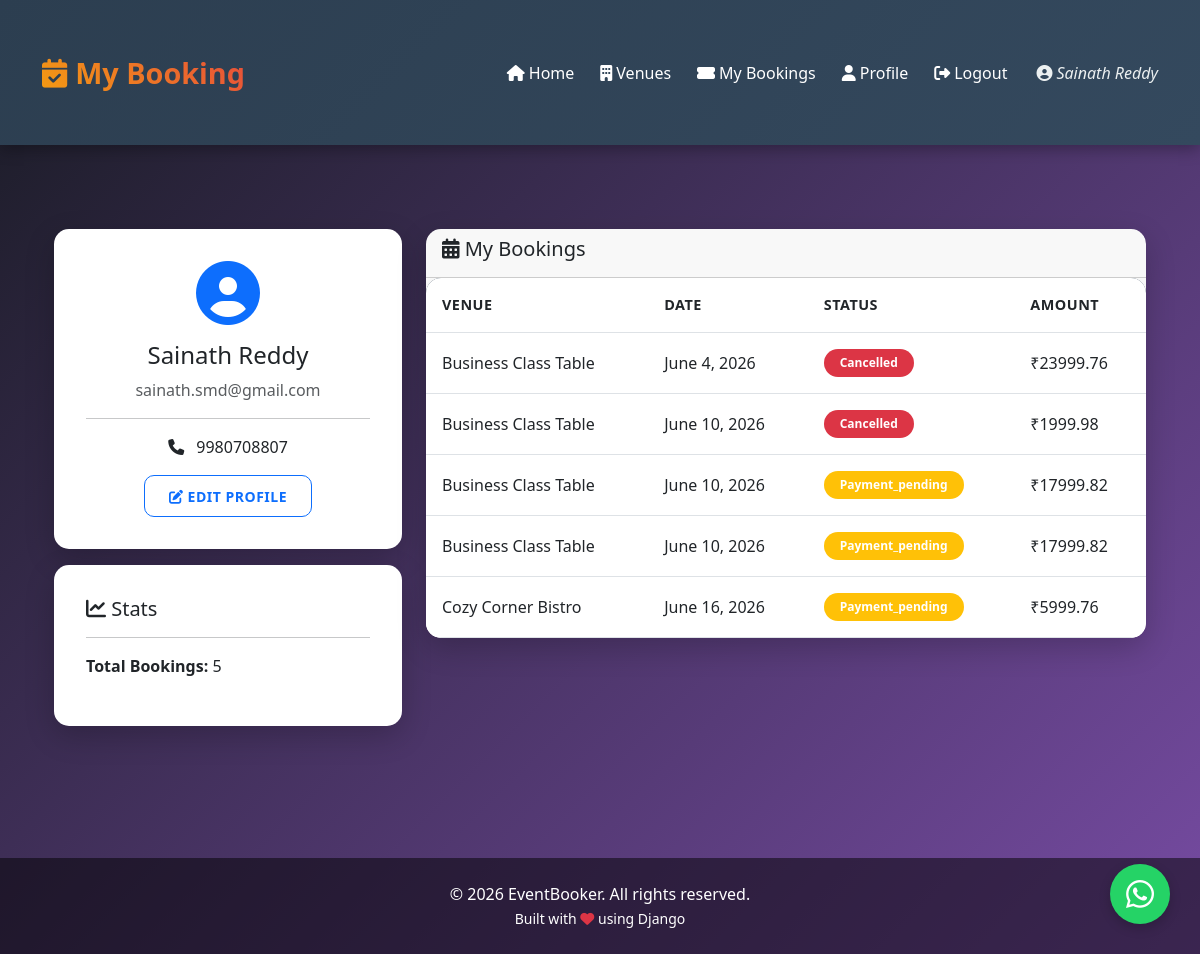
The page /user/profile/ (signed in) on the database its author committed.
### users/models.py (models this page shows, shortened)
class User(AbstractBaseUser, PermissionsMixin):
    email = models.EmailField(unique=True)
    name = models.CharField(max_length=100)
    phone = models.CharField(max_length=15, blank=True)
    is_active = models.BooleanField(default=True)
    is_staff = models.BooleanField(default=False)
    objects = CustomUserManager()
    USERNAME_FIELD = 'email'
    REQUIRED_FIELDS = ['name']

### bookings/models.py (models this page shows, shortened)
class Booking(models.Model):
    STATUS_CHOICES = [
        ('pending', 'Pending'),
        ('payment_pending', 'Payment Pending'),  # NEW STATUS
        ('paid', 'Paid'),                          # NEW STATUS
        ('confirmed', 'Confirmed'),
        ('cancelled', 'Cancelled'),
    ]
    PAYMENT_METHODS = [
        ('upi', 'UPI'),
        ('card', 'Credit/Debit Card'),
        ('netbanking', 'Net Banking'),
        ('cash', 'Cash on Delivery'),
    ]
    user = models.ForeignKey(settings.AUTH_USER_MODEL, on_delete=models.CASCADE, related_name='bookings')
    venue = models.ForeignKey(Venue, on_delete=models.CASCADE, related_name='bookings')
    event_date = models.DateField()
    start_time = models.TimeField()
    end_time = models.TimeField()
    guests = models.PositiveIntegerField()
    special_requests = models.TextField(blank=True)
    status = models.CharField(max_length=20, choices=STATUS_CHOICES, default='pending')
    payment_method = models.CharField(max_length=20, choices=PAYMENT_METHODS, blank=True, null=True)
    payment_amount = models.DecimalField(max_digits=10, decimal_places=2, default=0.00)
    payment_status = models.CharField(max_length=20, default='pending')  # pending, completed
    payment_date = models.DateTimeField(blank=True, null=True)
    transaction_id = models.CharField(max_length=100, blank=True, null=True)
    created_at = models.DateTimeField(auto_now_add=True)
    updated_at = models.DateTimeField(auto_now=True)
    class Meta:
        ordering = ['-created_at']

class Venue(models.Model):
    VENUE_TYPES = [
        ('wedding_hall', 'Wedding Hall'),
        ('fest', 'Fest'),
        ('dining_table', 'Dining Table'),
        ('vip_table', 'VIP Table'),
        ('conference_room', 'Conference Room'),
    ]
    name = models.CharField(max_length=100)
    venue_type = models.CharField(max_length=20, choices=VENUE_TYPES)
    capacity = models.PositiveIntegerField(help_text="Maximum number of guests")
    location = models.CharField(max_length=200)
    description = models.TextField(blank=True)
    price_per_hour = models.DecimalField(max_digits=8, decimal_places=2)
    image = models.ImageField(upload_to='venues/', blank=True, null=True)
    is_available = models.BooleanField(default=True)
    created_at = models.DateTimeField(auto_now_add=True)

### users/views.py (the view, shortened to what this page needs)
# urls.py: path('profile/', views.profile, name='profile'),
@login_required
def profile(request):
    user = request.user
    bookings = Booking.objects.filter(user=user).order_by('-created_at')
    context = {
        'user': user,
        'bookings': bookings,
    }
    return render(request, 'users/profile.html', context)

### templates/users/profile.html (shortened to what this page needs)
{% extends 'base.html' %}
{% load static %}
{% block content %}
<div class="container">
    <div class="row">
        <div class="col-md-4 mb-4">
            <div class="card">
                <div class="card-body text-center">
                    <i class="fas fa-user-circle fa-4x text-primary mb-3"></i>
                    <h4>{{ user.name }}</h4>
                    <p class="text-muted">{{ user.email }}</p>
                    <hr>
                    <p><i class="fas fa-phone me-2"></i> {{ user.phone|default:"Not provided" }}</p>
                    <button class="btn btn-outline-primary btn-sm" data-bs-toggle="modal" data-bs-target="#editProfileModal">
                        <i class="fas fa-edit"></i> Edit Profile
                    </button>
                </div>
            </div>
            <div class="card mt-3">
                <div class="card-body">
                    <h5><i class="fas fa-chart-line"></i> Stats</h5>
                    <hr>
                    <p><strong>Total Bookings:</strong> {{ bookings.count }}</p>
                </div>
            </div>
        </div>
        <div class="col-md-8">
            <div class="card">
                <div class="card-header">
                    <h5><i class="fas fa-calendar-alt"></i> My Bookings</h5>
                </div>
                <div class="card-body p-0">
                    {% if bookings %}
                    <div class="table-responsive">
                        <table class="table table-hover mb-0">
                            <thead>
                                <tr>
                                    <th>Venue</th>
                                    <th>Date</th>
                                    <th>Status</th>
                                    <th>Amount</th>
                                </tr>
                            </thead>
                            <tbody>
                                {% for booking in bookings|slice:":5" %}
                                <tr>
                                    <td>{{ booking.venue.name }}</td>
                                    <td>{{ booking.event_date }}</td>
                                    <td>
                                        <span class="badge bg-{% if booking.status == 'confirmed' %}success{% elif booking.status == 'cancelled' %}danger{% else %}warning{% endif %}">
                                            {{ booking.status }}
                                        </span>
                                    </td>
                                    <td>₹{{ booking.payment_amount }}</td>
                                </tr>
                                {% endfor %}
                            </tbody>
                        </table>
                    </div>
                    {% else %}
                    <div class="text-center p-4 text-muted">No bookings yet.</div>
                    {% endif %}
                </div>
            </div>
        </div>
    </div>
</div>
{% endblock %}

### templates/base.html (shortened to what this page needs)
<!DOCTYPE html>
<html lang="en">
<head>
    <link href="https://cdn.jsdelivr.net/npm/bootstrap@5.3.0/dist/css/bootstrap.min.css" rel="stylesheet">
    <link rel="stylesheet" href="https://cdnjs.cloudflare.com/ajax/libs/font-awesome/6.4.0/css/all.min.css">
    {% load static %}
    <link rel="stylesheet" href="{% static 'css/style.css' %}">
</head>
<body>
    <nav class="navbar navbar-expand-lg navbar-dark">
        <div class="container">
            <a class="navbar-brand" href="{% url 'home' %}">
                <i class="fas fa-calendar-check me-2"></i>My Booking
            </a>
            <div class="collapse navbar-collapse" id="navbarNav">
                <ul class="navbar-nav ms-auto align-items-center">
                    {% if user.is_authenticated %}
                        <li class="nav-item">
                            <a class="nav-link" href="{% url 'home' %}">
                                <i class="fas fa-home me-1"></i>Home
                            </a>
                        </li>
                        <li class="nav-item">
                            <a class="nav-link" href="{% url 'venue_list' %}">
                                <i class="fas fa-building me-1"></i>Venues
                            </a>
                        </li>
                        <li class="nav-item">
                            <a class="nav-link" href="{% url 'my_bookings' %}">
                                <i class="fas fa-ticket-alt me-1"></i>My Bookings
                            </a>
                        </li>
                        <li class="nav-item">
                            <a class="nav-link" href="{% url 'profile' %}">
                                <i class="fas fa-user me-1"></i>Profile
                            </a>
                        </li>
                        <li class="nav-item">
                            <a class="nav-link" href="{% url 'logout' %}">
                                <i class="fas fa-sign-out-alt me-1"></i>Logout
                            </a>
                        </li>
                        <li class="nav-item">
                            <span class="navbar-text ms-3">
                                <i class="fas fa-user-circle me-1"></i>{{ user.name }}
                            </span>
                        </li>
                    {% endif %}
                </ul>
            </div>
        </div>
    </nav>
    <main class="container mt-4">
        {% block content %}{% endblock %}
    </main>
    <footer class="text-center text-white mt-5 py-4" style="background: rgba(0,0,0,0.5);">
        <p class="mb-0">
            &copy; {% now "Y" %} EventBooker. All rights reserved.
            <br>
            <small>Built with <i class="fas fa-heart text-danger"></i> using Django</small>
        </p>
    </footer>
    {% if user.is_authenticated %}
        {% with user_name=user.name|urlencode user_phone=user.phone|urlencode %}
        <a href="https://wa.me/918310337340?text=Hi%2C%20I%27m%20{{ user_name }}%20(Phone%3A%20{{ user_phone|default:'not%20provided' }})%2C%20and%20I%20need%20help%20booking%20a%20venue."
           class="whatsapp-float"
           target="_blank"
           rel="noopener noreferrer">
            <i class="fab fa-whatsapp"></i>
        </a>
        {% endwith %}
    {% endif %}
</body>
</html>

### static/css/style.css (style rules this page uses)
:root { --primary-color: #4e54c8; --secondary-color: #8f94fb; --dark-color: #2c3e50; --light-color: #f8f9fa; --success-color: #27ae60; --danger-color: #e74c3c; --warning-color: #f39c12; --info-color: #3498db; }
* { margin: 0; padding: 0; box-sizing: border-box; }
body { font-family: 'Segoe UI', Tahoma, Geneva, Verdana, sans-serif; background: linear-gradient(135deg, #191b24 0%, #764ba2 100%); min-height: 100vh; }
.navbar { background: linear-gradient(135deg, var(--dark-color) 0%, #34495e 100%) !important; box-shadow: 0 4px 15px rgba(0, 0, 0, 0.3); padding: 1rem 0; }
.navbar-brand { font-size: 1.8rem; font-weight: 700; background: linear-gradient(45deg, #f39c12, #e74c3c); -webkit-background-clip: text; -webkit-text-fill-color: transparent; background-clip: text; }
.nav-link { font-weight: 500; margin: 0 5px; transition: all 0.3s ease; color: white !important; }
.navbar-text { color: #ecf0f1 !important; font-style: italic; }
.container { padding-top: 30px; padding-bottom: 30px; }
.card { border: none; border-radius: 15px; box-shadow: 0 10px 30px rgba(0, 0, 0, 0.2); transition: transform 0.3s ease, box-shadow 0.3s ease; overflow: hidden; background: white; }
.card-body { padding: 2rem; }
.btn { border-radius: 10px; padding: 0.6rem 1.5rem; font-weight: 600; text-transform: uppercase; letter-spacing: 0.5px; transition: all 0.3s ease; }
.table { background: white; border-radius: 15px; overflow: hidden; box-shadow: 0 10px 30px rgba(0, 0, 0, 0.2); }
.table thead { background: linear-gradient(135deg, var(--dark-color) 0%, #34495e 100%); color: white; }
.table th { font-weight: 600; text-transform: uppercase; font-size: 0.9rem; letter-spacing: 0.5px; padding: 1rem; }
.table td { padding: 1rem; vertical-align: middle; }
.table tbody tr { transition: background-color 0.3s ease; }
.badge { padding: 0.5rem 1rem; border-radius: 20px; font-weight: 600; text-transform: capitalize; }
.fade-in-up { animation: fadeInUp 0.6s ease-out; }

### templates/base.html (style rules this page uses)
.whatsapp-float { position: fixed; bottom: 30px; right: 30px; background-color: #25D366; color: white; border-radius: 50%; width: 60px; height: 60px; display: flex; align-items: center; justify-content: center; font-size: 32px; box-shadow: 0 4px 12px rgba(0,0,0,0.2); transition: all 0.3s ease; z-index: 1000; text-decoration: none; }

### rows shown on the page
User: name "Sainath Reddy", email "sainath.smd@gmail.com", phone "9980708807"
Booking: venue.name "Business Class Table", event_date "June 4, 2026", status "Cancelled", payment_amount "23999.76"
Booking: venue.name "Business Class Table", event_date "June 10, 2026", status "Cancelled", payment_amount "1999.98"
Booking: venue.name "Business Class Table", event_date "June 10, 2026", status "Payment_pending", payment_amount "17999.82"
Booking: venue.name "Business Class Table", event_date "June 10, 2026", status "Payment_pending", payment_amount "17999.82"
Booking: venue.name "Cozy Corner Bistro", event_date "June 16, 2026", status "Payment_pending", payment_amount "5999.76"

### other values the page prints
{{ bookings.count }} "5"
